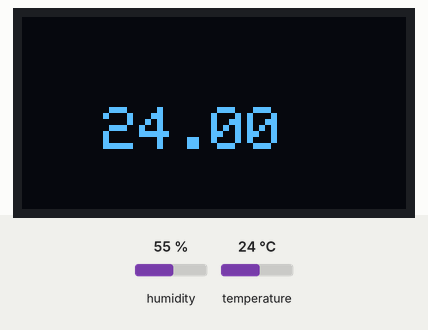
This sketch was run on a simulated Arduino Uno, built with avr-gcc and run on an emulated ATmega328P. Parts: 128×64 one-colour display. The inputs (shaded band) are chosen by the test bench; at power-on: temperature 24 °C, humidity 55 %.

Above: at 2.2 s.
2.3 s: temperature set to 12 °C
At 4.0 s:
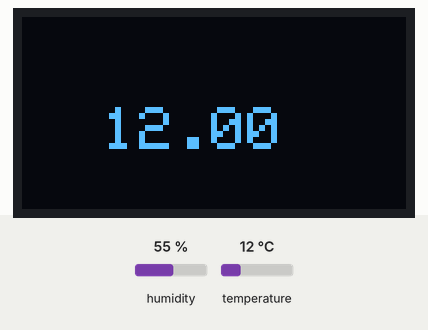
5.3 s: temperature set to 19 °C
At 6.3 s:
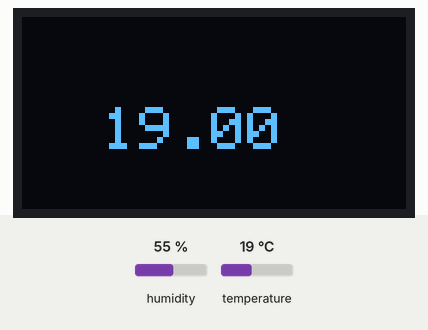
8.3 s: temperature set to 28 °C
At 10.8 s:
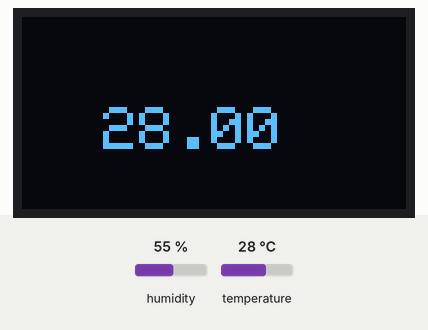
Timing chart, 0 to 12.3 s (numbered marks = the images above; inputs shaded):
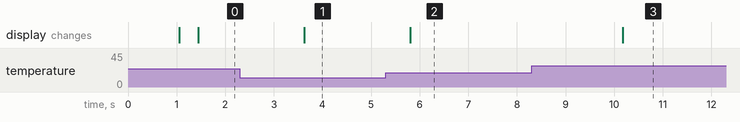

Measured:
- after the input at 2.3 s, the display: changes after 1.3 s (image 1)
- after the input at 5.3 s, the display: changes after 0.51 s (image 2)
- after the input at 8.3 s, the display: changes after 1.9 s (image 3)

The sketch:

Test1.ino
```cpp
#include "DHT.h"
#include <Wire.h>
#include <Adafruit_GFX.h>
#include <Adafruit_SSD1306.h>

// DHT11
#define DHTPIN 2
#define DHTTYPE DHT11
DHT dht(DHTPIN, DHTTYPE);

// SSD1306
#define OLED_ADDR 0x3C
Adafruit_SSD1306 display(4);

#if (SSD1306_LCDHEIGHT != 64)
#error("Height incorrect, please fix Adafruit_SSD1306.h!");
#endif

// Other Variable
float tempature_c = 0.0;


void setup() {
  // Init Serial
  Serial.begin(9600);

  // Init DHT sensor
  dht.begin();
  delay(1000);

  // initialize and clear display
  display.begin(SSD1306_SWITCHCAPVCC, OLED_ADDR);
  display.clearDisplay();
  display.display();
}

float getDhtData(){
  // Reading temperature or humidity takes about 250 milliseconds!
  // Sensor readings may also be up to 2 seconds 'old' (its a very slow sensor)
  float humidity = dht.readHumidity();
  // Read temperature as Celsius (the default)
  float tempature_c = dht.readTemperature();
  // Read temperature as Fahrenheit (isFahrenheit = true)
  float tempature_f = dht.readTemperature(true);

  // Check if any reads failed and exit early (to try again).
  if (isnan(humidity) || isnan(tempature_c) || isnan(tempature_f)) {
    Serial.println(F("Failed to read from DHT sensor!"));
    return;
  }

  // Compute heat index in Fahrenheit (the default)
  float heatIndex_f = dht.computeHeatIndex(tempature_f, humidity);
  // Compute heat index in Celsius (isFahreheit = false)
  float heatIndex_c = dht.computeHeatIndex(tempature_c, humidity, false);

  // Serial.print(F("Humidity: "));
  // Serial.print(humidity);
  // Serial.print(F("%  Temperature: "));
  // Serial.print(tempature_c);
  // Serial.print(F("°C "));
  // Serial.print(tempature_f);
  // Serial.print(F("°F  Heat index: "));
  // Serial.print(heatIndex_c);
  // Serial.print(F("°C "));
  // Serial.print(heatIndex_f);
  // Serial.println(F("°F"));
  return tempature_c;
}

void showData(float data){
  // clear display
  display.clearDisplay();
  // display.display();
  // display a line of text
  display.setTextSize(2);
  display.setTextColor(WHITE);
  display.setCursor(27, 30);
  display.print(data);

  // Save to screen
  display.display();
}

void loop() {
  // Wait a few seconds between measurements.
  delay(333);
  tempature_c = getDhtData();
  showData(tempature_c);
}
```
